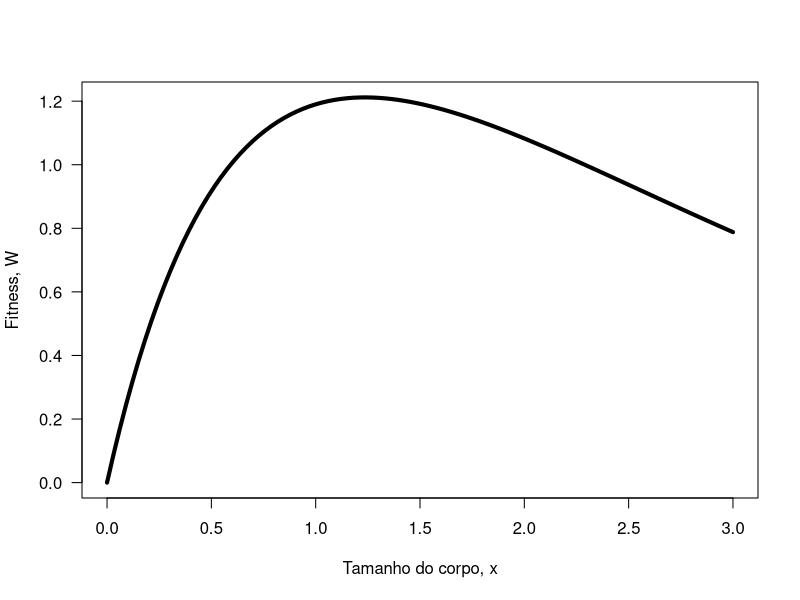

Write R code to recreate this figure.
#http://recologia.com.br/2015/08/evolucao-fisherian-optimality-models-parte-4
# Função para integração númerica
Fitness <- function(idade,x,Af=0,Bf=8,As=1,Bs=0.5) {
    return ((Af-Bf*x)*exp(-(As+Bs*x)*idade))
}

# Figura do fitness
n<- 100
z<- seq(0,3,length=n)
W<- matrix(0,n,1)

# Iterando sobre n tamanhos do corpo
for (i in 1:n) {
    #Valor de x
    x<- z[i]
    #Integrando de 1 até o infinito e guardando na saida W
    W[i] <- integrate(Fitness,1,Inf,x)$value
}

#Plotando a figura
#jpeg("01.jpg")
plot(z,-W,type="l", xlab="Tamanho do corpo, x", ylab="Fitness, W",las=1,lwd=4)
#dev.off()

##################################
## Derivada
##################################
y <- deriv(~(0+4*x)*exp(-(1+0.5*x))/(1+0.5*x),"x")
y

##################################
## Achando o maximo
##################################
funcao <- function(x) {
    return(4+0.5*(0-4*x)-(0+4*x)*0.5/(1+0.5*x))
}
saida <- uniroot(funcao, interval= c(0,4))
saida$root

#saida do deriv
funcao2 <- function(w) {
    y <- deriv(~(0+4*x)*exp(-(1+0.5*x))/(1+0.5*x),"x") # calcule a derivada
    #coloque x=w
    x <- w
    #calcule a derivada em w
    z <- eval(y)
    # Atribua o valor para d
    d <- attr(z,"gradient")
    # retorne esse valor
    return(d)
}

# Encontre a raiz
B <- uniroot(funcao2, interval= c(0,4))
B$root


##################################
## Usando métodos númericos
##################################
fitness <- function(idade,x,Af=0,Bf=4,As=1,Bs=0.5)  {
    #Fitness negativo
    return (-(Af+Bf*x)*exp(-(As+Bs*x)*idade))
}
# Função para chamar a integral
funcao <- function(x){integrate(fitness,1,Inf,x)$value}
# Minimizando a função
nlm(funcao,p=1)$estimate
